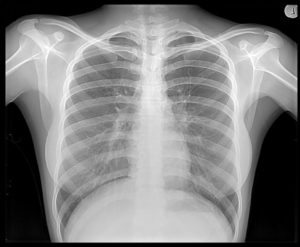
#> input picture Xray-300x247.jpg, 300 x 247 px
$ python TOM_LAB4_FFT.py
#> lines starting #> are read from the running program, lines starting #| are printed output that depends on the picture
import numpy as np
import matplotlib.pylab as plt
from skimage import color
import cv2
from skimage.util import random_noise
from scipy import signal
import scipy

im = plt.imread("Xray-300x247.jpg")
#> im is the input picture: shape (247, 300, 3); min 0, max 255, mean 126.9

im_gray = color.rgb2gray(im)

im_gray_u8 = np.asarray(im_gray*255, dtype=np.uint8)

def showHistogram(image, bins=255, cumulative=True):
    plt.figure()
    plt.hist(image.ravel(),bins=bins,cumulative=cumulative)
    plt.show()

showHistogram(im_gray_u8)

im_fft = np.fft.fft2(im_gray)

x_size, y_size = np.shape(im_gray_u8)
#> x_size = 247; y_size = 300


noise_img = random_noise(im_gray_u8)*255
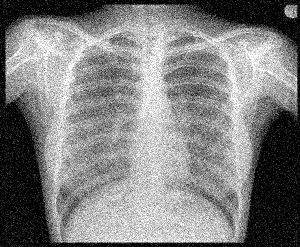
#> noise_img: shape (247, 300) float64; min 0, max 255, mean 128.7

im_fft2 = np.fft.fft2(noise_img)


def showFFT(fft):
    plt.imshow(np.log10(abs(fft)), cmap='gray')
    plt.axis('off')
    plt.show()

def showImage(img):
    plt.imshow(img, cmap='gray')
    plt.axis('off')
    plt.show()

showFFT(im_fft)
showFFT(im_fft2)

def isInCircle(x, y, center_x, center_y, radius):
    out = (x - center_x)**2 + (y - center_y)**2 < radius**2
    return out

def createDisk(radius, SE):
    disk = np.zeros_like(SE)
    x_SE, y_SE = np.shape(SE)
    x_center = int(np.floor(x_SE / 2))
    y_center = int(np.floor(y_SE / 2))
    for i in range(0,np.shape(SE)[0]):
        for j in range(0, np.shape(SE)[1]):
            disk[i,j] = isInCircle(i, j, x_center, y_center, radius + 0.2)
    return disk

def createSE(size = (3,3), shape='filled', radius = -1):
    SE = np.ones(size, np.uint8)
    if shape == 'filled':
        return SE
    elif shape == 'disk':
        if radius == -1:
            radius = int(np.floor(np.max(np.shape(SE)) / 2))
        return createDisk(radius, SE)

mask = createSE((3,3))

im_filtered = signal.convolve2d(noise_img, mask)
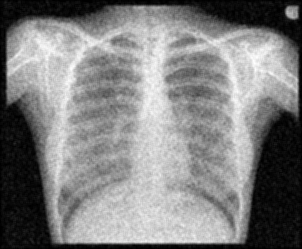
#> im_filtered: shape (249, 302) float64; min 0, max 2261.2, mean 1141.6; drawn with min black and max white
im_filtered_fft = np.fft.ifft(im_filtered)
showImage(noise_img)
showImage(im_filtered)

plt.subplot(2,3,1)
plt.imshow(im_gray_u8,cmap='gray')
plt.axis('off')
plt.title('given image')

plt.subplot(2,3,2)
plt.imshow(np.log10(abs(im_fft)),cmap='gray')
plt.axis('off')
plt.title('fft of given image')

plt.subplot(2,3,4)
plt.hist(im_gray_u8.ravel(),bins=255,cumulative=True)
plt.axis('off')
plt.title('histogram of given image')

plt.subplot(2,3,5)
plt.hist(noise_img.ravel(),bins=255,cumulative=True)
plt.axis('off')
plt.title('histogram of noised image')

plt.subplot(2,3,6)
plt.hist(im_filtered.ravel(),bins=255,cumulative=True)
plt.axis('off')
plt.title('histogram of filtered image')
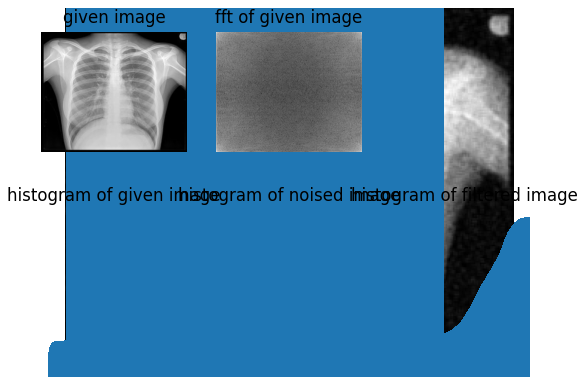
#> figure drawn by matplotlib, 6 panels
